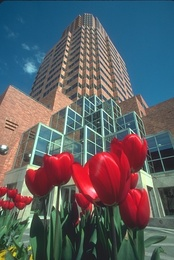
%> input picture MikeLi_lab03/bds1.jpg, 174 x 260 px, shrunk from 321 x 481 before the run; the run also reads 1 picture not shown here
$ octave P2.m   (GNU Octave 9; MATLAB toolbox functions it lacks are replaced by stand-ins)
%> lines starting %> are read from the running program, lines starting %| are printed output that depends on the picture; in (x1, y1, x2, y2) boxes, pixels count from 0 and x2, y2 are one past the last pixel; in counts of white or black regions, pixels touching at a corner belong together; the program's own positions count from 1
### MikeLi_lab03/MengyangLi/intensity_edge_detector.m
function edge_img = intensity_edge_detector(image, threshold)
    %Load the image and convert to grayscale
    image = rgb2gray(image);
    %smooth it with a Gaussian filter
    image = imgaussfilt(image, 0.5);

    %compute the first deriva- tives in the x and y direction.
    [dy, dx] = gradient(double(image));

    %Create a magnitude map M of the gradient image
    M = sqrt(dx.^2 + dy.^2);

    %view the actual gradient vectors
    quiver(dy, dx);

    %Perform non-max supression:
    [rows, cols] = size(image);
    for r = 2:rows-1
        for c = 2:cols-1
            angle = atan2(dy(r, c), dx(r, c)) * 180 / pi;
            if (angle > 157.5 && angle <= 180) || (angle >= -180 && angle <= -157.5)
                q = M(r - 1, c);
                qbar = M(r + 1, c);
            elseif angle > -157.5 && angle <= -112.5
                q = M(r + 1, c - 1);
                qbar = M(r - 1, c + 1);
            elseif angle > -112.5 && angle <= -67.5
                q = M(r, c - 1);
                qbar = M(r, c + 1);
            elseif angle > -67.5 && angle <= -22.5
                q = M(r - 1, c - 1);
                qbar = M(r + 1, c + 1);
            else
                q = M(r - 1, c);
                qbar = M(r + 1, c);
            end
            if M(r, c) < q || M(r, c) < qbar
                M(r, c) = 0;
            end
        end
    end

    % Create a binary edge image by thresholding.
    for i=1:rows
        for j=1:cols
            if M(i,j)>threshold
                edge_img(i,j) = 1;
            else
                edge_img(i,j) = 0;
            end
        end
    end
end

### MikeLi_lab03/MengyangLi/P2.m
bds1=imread("bds1.jpg");
%> bds1 is the input picture: size 260x174x3 uint8; mean R, G, B 93.8, 96, 100.5
bds2=imread("bds2.jpg");
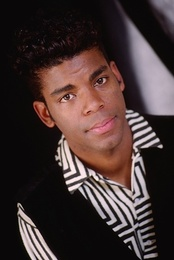
%> input picture MikeLi_lab03/bds2.jpg, 174 x 260 px, shrunk from 321 x 481 before the run
%> bds2 is the input picture: size 260x174x3 uint8; mean R, G, B 67.5, 51.8, 50.4
bds3=imread("bds3.jpg");
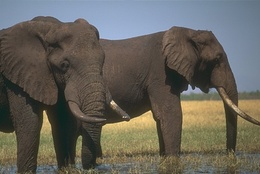
%> input picture MikeLi_lab03/bds3.jpg, 260 x 174 px, shrunk from 481 x 321 before the run
%> bds3 is the input picture: size 174x260x3 uint8; mean R, G, B 101.3, 98.3, 90.1
bds4=imread("bds4.jpg");
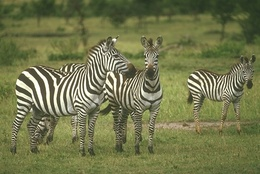
%> input picture MikeLi_lab03/bds4.jpg, 260 x 174 px, shrunk from 481 x 321 before the run
%> bds4 is the input picture: size 174x260x3 uint8; mean R, G, B 114.5, 118.5, 77
bds5=imread("bds5.jpg");
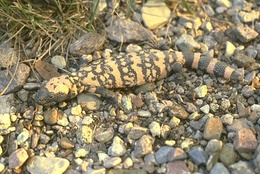
%> input picture MikeLi_lab03/bds5.jpg, 260 x 174 px, shrunk from 481 x 321 before the run
%> bds5 is the input picture: size 174x260x3 uint8; mean R, G, B 146.7, 135.1, 106.1
bds6=imread("bds6.jpg");


figure;
img1=intensity_edge_detector(bds1, 10);
%> after the loop in intensity_edge_detector, `for r = 2:rows-1`: q = 12.98; qbar = 0.5
%> after the loop in intensity_edge_detector, `for i=1:rows`:
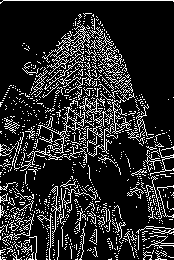
%> edge_img: size 260x174 double; values 0 (black) and 1 (white), 15.9% white in thin lines or dots
%> figure, not shown here; highest point at x = 32.45, y = 260.4
imshow(img1)

figure;
img2=intensity_edge_detector(bds2, 12);
%> after the loop in intensity_edge_detector (call 2), `for i=1:rows`: edge_img: size 260x174 double; values 0 (black) and 1 (white), 7.4% white in thin lines or dots
%> figure, not shown here; highest point at x = 41.37, y = 260.6
imshow(img2)


figure;
img3=intensity_edge_detector(bds3, 15);
%> after the loop in intensity_edge_detector (call 3), `for i=1:rows`: edge_img: size 174x260 double; values 0 (black) and 1 (white), 4.4% white in thin lines or dots
%> figure, not shown here; highest point at x = 203, y = 174.6
imshow(img3)


figure;
img4=intensity_edge_detector(bds4, 20);
%> after the loop in intensity_edge_detector (call 4), `for i=1:rows`: edge_img: size 174x260 double; values 0 (black) and 1 (white), 8% white in thin lines or dots, all inside (x1, y1, x2, y2) = (0, 16, 256, 174)
%> figure, not shown here; highest point at x = 189, y = 174.2
imshow(img4)


figure;
img5=intensity_edge_detector(bds5, 30);
%> call 5 of intensity_edge_detector, with threshold = 30
%> after the loop in intensity_edge_detector (call 5), `for r = 2:rows-1`:
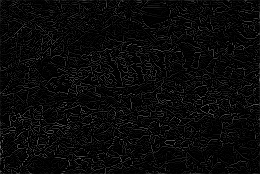
%> M: size 174x260 double; min 0, max 119.2, mean 9.6
%> after the loop in intensity_edge_detector (call 5), `for r = 2:rows-1`: q = 7.07; qbar = 17.27
%> after the loop in intensity_edge_detector (call 5), `for i=1:rows`: edge_img: size 174x260 double; values 0 (black) and 1 (white), 13.2% white in thin lines or dots
%> figure, not shown here; highest point at x = 194.2, y = 174.5
imshow(img5)

figure;
img6=intensity_edge_detector(bds6, 23);
%> call 6 of intensity_edge_detector, with threshold = 23
%> in intensity_edge_detector (call 6), `image = rgb2gray(image);`:
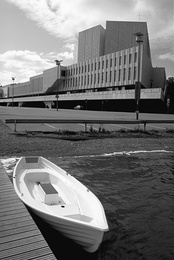
%> image: size 260x174 uint8; min 0, max 254, mean 116
%> after the loop in intensity_edge_detector (call 6), `for r = 2:rows-1`: q = 0; qbar = 3
imshow(img6)
